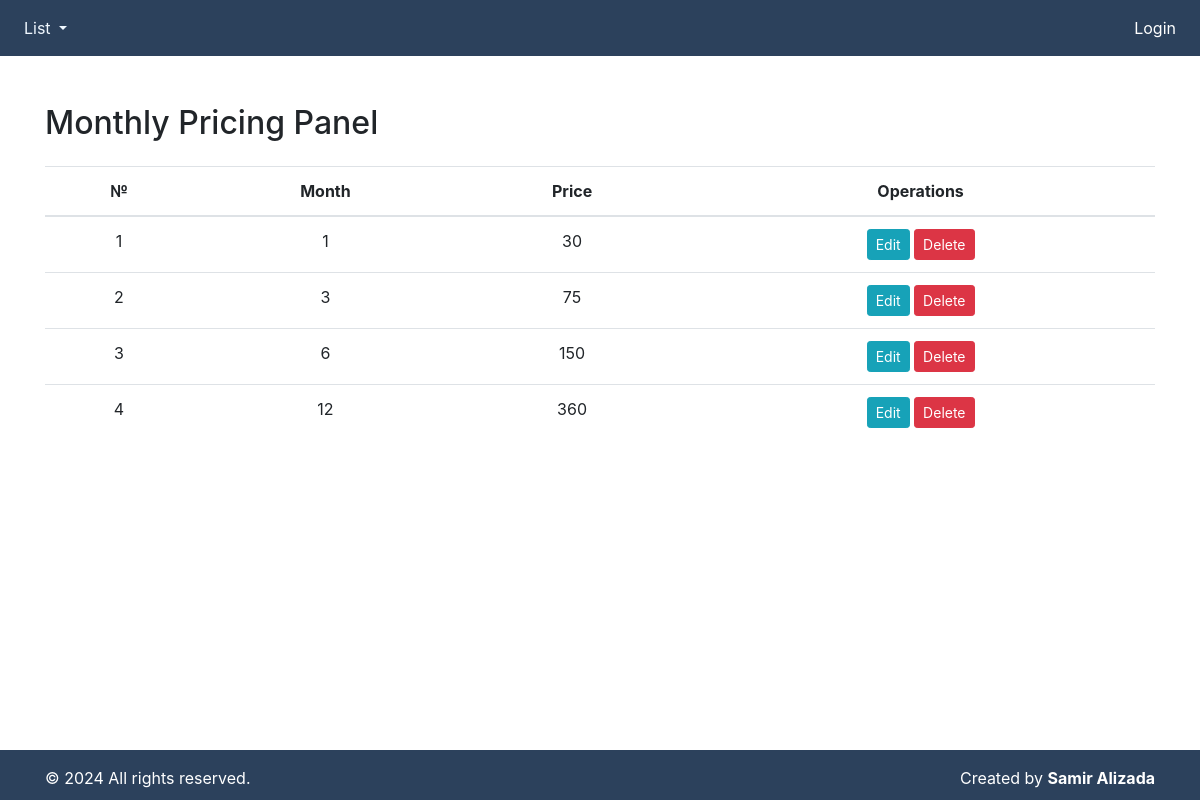
Before: /monthlypricing-panel/ with the older database file.
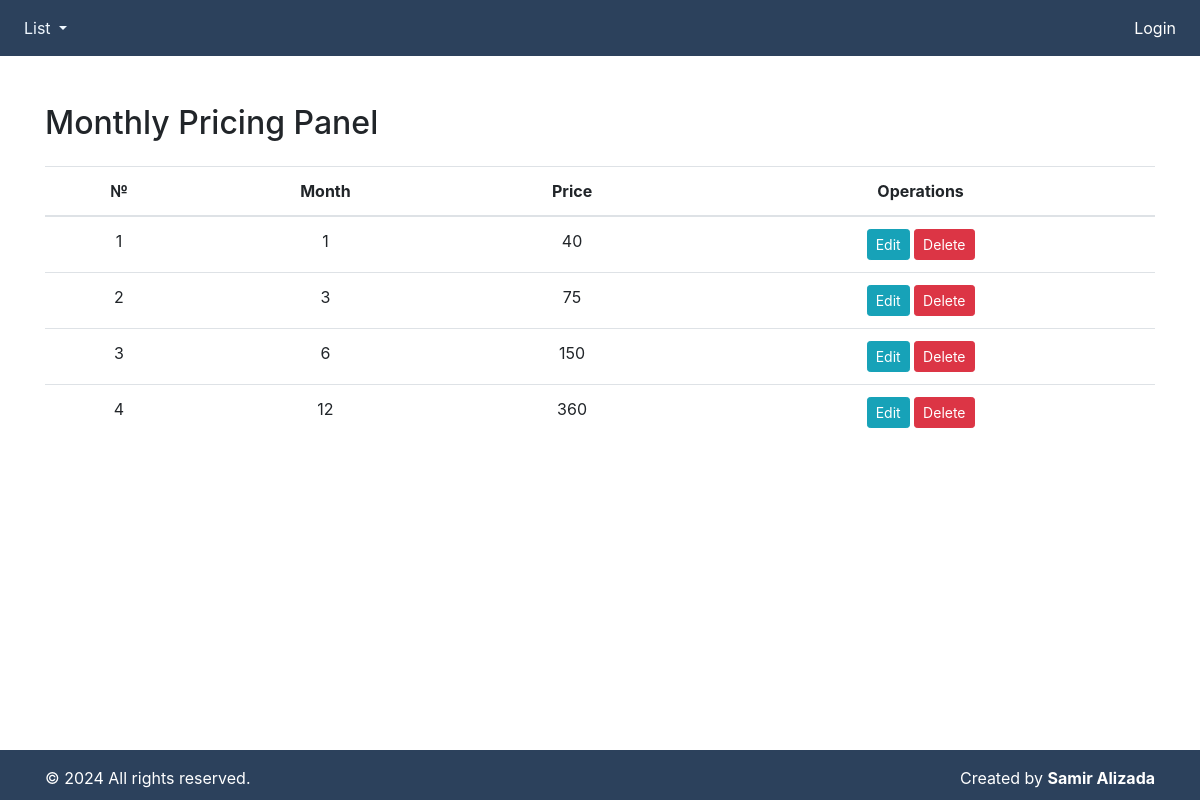
After: the same page with the newer database file.
### fitness/models.py (models this page shows, shortened)
class MonthlyPricing(models.Model):
    month = models.IntegerField()
    price = models.IntegerField()

### fitness/views.py (the view)
# urls.py: path('monthlypricing-panel/', monthlypricing_panel, name='monthlypricing_panel'),
def monthlypricing_panel(request):
    monthlypricings = MonthlyPricing.objects.all()
    return render(request, 'monthlypricing_panel.html', {'monthlypricings': monthlypricings})

### templates/monthlypricing_panel.html (shortened to what this page needs)
{% include "index.html" %}
{% block content %}
<div class="container mt-5">
    <h2 class="mb-4">Monthly Pricing Panel</h2>
    <table class="table text-center">
        <thead>
            <tr>
                <th scope="col">№</th>
                <th scope="col">Month</th>
                <th scope="col">Price</th>
                <th scope="col">Operations</th>
            </tr>
        </thead>
        <tbody>
            {% for monthlypricing in monthlypricings %}
            <tr>
                <td>{{ forloop.counter }}</td>
                <td>{{ monthlypricing.month }}</td>
                <td>{{ monthlypricing.price }}</td>
                <td>
                    <a href="{% url 'update_monthlypricing' monthlypricing.pk %}" class="btn btn-sm btn-info">Edit</a>
                    <a href="{% url 'delete_monthlypricing' monthlypricing.pk %}" class="btn btn-sm btn-danger">Delete</a>
                </td>
            </tr>
            {% endfor %}
        </tbody>
    </table>
</div>
{% endblock content %}

### templates/index.html (shortened to what this page needs)
<!DOCTYPE html>
<html lang="en">
    <head>
        <link rel="stylesheet" href="https://cdn.jsdelivr.net/npm/bootstrap@4.0.0/dist/css/bootstrap.min.css"
>
        <link href="https://cdn.jsdelivr.net/npm/select2@4.1.0-rc.0/dist/css/select2.min.css" rel="stylesheet" />
    </head>
    <body style="height: 100%; width: 100%;">
        {% include 'navbar.html' %}
        <footer class="footer mt-auto py-3 text-white">
            <div class="container">
                <div class="row">
                    <div class="col-md-6 text-left">
                        <span>
                            &copy; 2024 All rights reserved.
                        </span>
                    </div>
                    <div class="col-md-6 text-right">
                        <span>
                            Created by <strong>Samir Alizada</strong>
                        </span>
                    </div>
                </div>
            </div>
        </footer>
    </body>
</html>

### templates/navbar.html (shortened to what this page needs)
<!DOCTYPE html>
<html lang="en">
    <head>
        <link rel="stylesheet" href="https://cdn.jsdelivr.net/npm/bootstrap@4.0.0/dist/css/bootstrap.min.css"
>
        <link href="https://cdn.jsdelivr.net/npm/select2@4.1.0-rc.0/dist/css/select2.min.css" rel="stylesheet" />
    </head>
    <body>
        <nav class="navbar navbar-expand-lg navbar-light bg-dark">
            <div class="collapse navbar-collapse" id="navbarNavDropdown">
                <ul class="navbar-nav">
                    <li class="nav-item dropdown">
                        <a class="nav-link dropdown-toggle" style="color: aliceblue;" href="#"
                            id="navbarDropdownMenuLink" data-toggle="dropdown" aria-haspopup="true"
                            aria-expanded="false">
                            List
                        </a>
                    </li>
                </ul>
                {% if user.is_authenticated %}
                <ul class="navbar-nav ml-auto">
                    <li class="nav-item dropdown">
                        <a class="nav-link dropdown-toggle" style="color: aliceblue;" href="#"
                            id="navbarDropdownMenuLinkk" data-toggle="dropdown" aria-haspopup="true"
                            aria-expanded="false">
                            Add
                        </a>
                        <div class="dropdown-menu" aria-labelledby="navbarDropdownMenuLink">
                            <a class="dropdown-item" href="{% url 'add_monthlypricing' %}">Mounth</a>
                            <a class="dropdown-item" href="{% url 'add_trainer' %}">Trainer</a>
                            <a class="dropdown-item" href="{% url 'add_student' %}">Student</a>
                            <a class="dropdown-item" href="{% url 'add_bar' %}">Bar</a>
                        </div>
                    </li>
                    <li class="nav-item dropdown">
                        <a class="nav-link dropdown-toggle" style="color: aliceblue;" href="#"
                            id="navbarDropdownMenuLinkkk" data-toggle="dropdown" aria-haspopup="true"
                            aria-expanded="false">
                            Panel
                        </a>
                        <div class="dropdown-menu" aria-labelledby="navbarDropdownMenuLink">
                            <a class="dropdown-item" href="{% url 'trainer_panel' %}">Trainer</a>
                            <a class="dropdown-item" href="{% url 'student_panel' %}">Student</a>
                            <a class="dropdown-item" href="{% url 'bar_panel' %}">Bar</a>
                            <a class="dropdown-item" href="{% url 'monthlypricing_panel' %}">Monthly Price</a>
                        </div>
                    </li>
                    <li class="nav-item">
                        <a class="nav-link" style="color: white;" href="{% url 'logout' %}">Logout</a>
                    </li>
                </ul>
                {% else %}
                <ul class="navbar-nav ml-auto">
                    <li class="nav-item">
                        <a class="nav-link" style="color: white;" href="{% url 'login' %}">Login</a>
                    </li>
                </ul>
                {% endif %}
            </div>
        </nav>
    </body>
</html>

### templates/index.html (style rules this page uses)
.footer { position: fixed; bottom: 0; width: 100%; background-color: rgb(44, 65, 92); color: white; text-align: center; padding: 10px 10; height: 50px; }

### templates/navbar.html (style rules this page uses)
.navbar { background-color: #2C415C !important; }

Changed rows visible on the page:
changed MonthlyPricing (number 1 of 4 on the later page): price "30" → "40"
